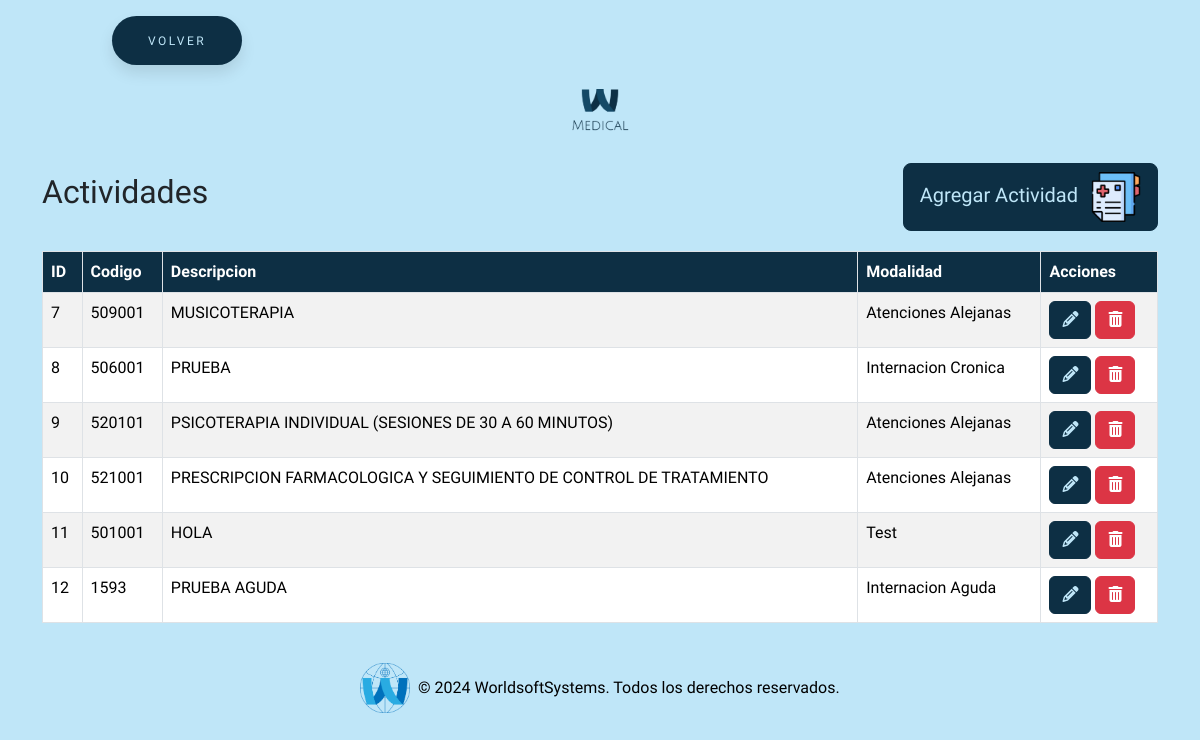
Page /todosAjustes/actividades/actividades.php (signed in) on the earlier database version.
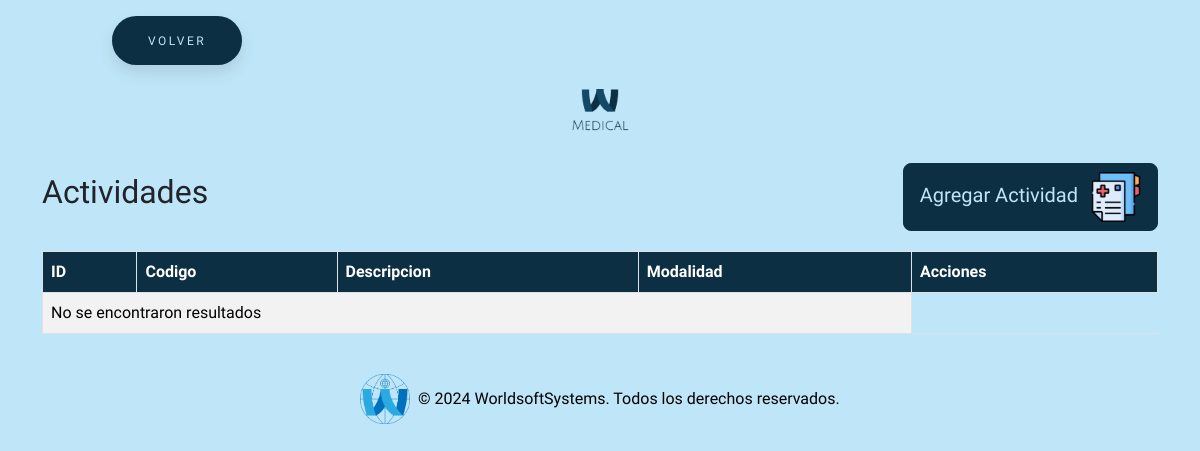
Same page on the later database version.
### tables this page shows
CREATE TABLE `actividades` (
  `id` int(255) NOT NULL,
  `codigo` varchar(255) NOT NULL,
  `descripcion` varchar(255) NOT NULL,
  `modalidad` int(11) NOT NULL
);

CREATE TABLE `modalidad` (
  `id` int(11) NOT NULL,
  `codigo` varchar(255) NOT NULL,
  `descripcion` varchar(255) NOT NULL
);

### todosAjustes/actividades/actividades.php (the view, shortened to what this page needs)
<?php
require_once "../../conexion.php";
$sql = "SELECT a.id AS a_id,a.codigo AS a_codigo,a.descripcion AS a_desc,m.descripcion AS desc_modali,m.id AS id_modali FROM actividades a JOIN modalidad m ON a.modalidad = m.id";
$result = $conn->query($sql);
?>
<!DOCTYPE html>
<html lang="en">
<head>
    <link href="https://cdn.jsdelivr.net/npm/bootstrap@5.3.3/dist/css/bootstrap.min.css" rel="stylesheet"
>
    <link rel="stylesheet" href="https://cdnjs.cloudflare.com/ajax/libs/font-awesome/6.5.2/css/all.min.css"
 />
    <link rel="stylesheet" href="../../estilos/styleBotones.css">
    <link rel="stylesheet" href="../../estilos/styleGeneral.css">
</head>
<body>
    <button class="button" style="vertical-align:middle; margin-left:7rem"
        onclick="window.location.href = '../../seccionAjustes/ajustes.php';">
        <span>VOLVER</span>
    </button>
    <div class="text-center my-4">
        <img src="../../img/logo.png" alt="Logo MEDICAL" class="img-fluid" style="max-width: 120px;">
    </div>
    <div class="container">
        <div class="title-container">
            <h2>Actividades</h2>
            <button type="button" class="btn btn-custom btn-lg" data-bs-toggle="modal"
                data-bs-target="#agregarActividadModal">
                Agregar Actividad <img src="../../img/actividad.png" alt="Icono agregar obra social"
                    style="width: 50px; height: 50px; margin-left: 8px;">
            </button>
        </div>
        <table class="table table-striped table-bordered">
            <thead class="table-custom">
                <tr>
                    <th>ID</th>
                    <th>Codigo</th>
                    <th>Descripcion</th>
                    <th>Modalidad</th>
                    <th>Acciones</th>
                </tr>
            </thead>
            <tbody>
                <?php if ($result->num_rows > 0): ?>
                    <?php while ($row = $result->fetch_assoc()): ?>
                        <tr>
                            <td><?= $row["a_id"] ?></td>
                            <td><?= $row["a_codigo"] ?></td>
                            <td><?= $row["a_desc"] ?></td>
                            <td><?= $row["desc_modali"] ?></td>
                            <td>
                                <button class="btn btn-custom-editar" onclick='editarActividad(<?= json_encode($row) ?>)'><i
                                        class="fas fa-pencil-alt"></i></button>
                                <a href="?eliminar=<?= $row['a_id'] ?>" class="btn btn-danger"
                                    onclick="return confirm('¿Estás seguro de que deseas eliminar esta actividad?');"><i
                                        class="fas fa-trash-alt"></i></a>
                            </td>
                        </tr>
                    <?php endwhile; ?>
                <?php else: ?>
                    <tr>
                        <td colspan="4">No se encontraron resultados</td>
                    </tr>
                <?php endif; ?>
            </tbody>
        </table>
    </div>
    <footer class="bg-dark text-white text-center py-4 mt-auto">
        <div class="container">
            <div class="row justify-content-center">
                <div class="col-md-12 footer-logo-text">
                    <img src="../../img/logoWSS.png" alt="Logo" class="img-fluid" style="max-height: 50px;">
                    <p class="mb-0">&copy; 2024 WorldsoftSystems. Todos los derechos reservados.</p>
                </div>
            </div>
        </div>
    </footer>
</body>
</html>

Differences in the rows shown:
removed actividades: id "7", codigo "509001", descripcion "MUSICOTERAPIA", modalidad.descripcion "Atenciones Alejanas"
removed actividades: id "8", codigo "506001", descripcion "PRUEBA", modalidad.descripcion "Internacion Cronica"
removed actividades: id "9", codigo "520101", descripcion "PSICOTERAPIA INDIVIDUAL (SESIONES DE 30 A 60 MINUTOS)", modalidad.descripcion "Atenciones Alejanas"
removed actividades: id "10", codigo "521001", descripcion "PRESCRIPCION FARMACOLOGICA Y SEGUIMIENTO DE CONTROL DE TRATAMIENTO", modalidad.descripcion "Atenciones Alejanas"
removed actividades: id "11", codigo "501001", descripcion "HOLA", modalidad.descripcion "Test"
removed actividades: id "12", codigo "1593", descripcion "PRUEBA AGUDA", modalidad.descripcion "Internacion Aguda"
Other differences:
text now shown: "No se encontraron resultados"
